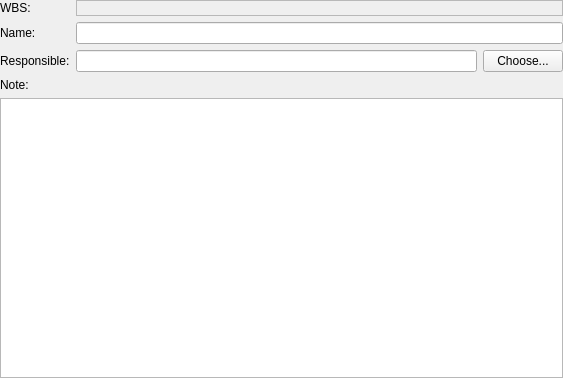
<ui version="4.0" >
 <author>Dag Andersen &lt;danders@get2net.dk></author>
 <class>KPlato::SummaryTaskGeneralPanelBase</class>
 <widget class="QWidget" name="KPlato::SummaryTaskGeneralPanelBase" >
  <property name="geometry" >
   <rect>
    <x>0</x>
    <y>0</y>
    <width>563</width>
    <height>378</height>
   </rect>
  </property>
  <property name="minimumSize" >
   <size>
    <width>400</width>
    <height>0</height>
   </size>
  </property>
  <property name="windowTitle" >
   <string>SummaryTaskGeneralPanelBase</string>
  </property>
  <layout class="QVBoxLayout" name="verticalLayout" >
   <property name="margin" >
    <number>0</number>
   </property>
   <item>
    <layout class="QGridLayout" name="gridLayout" >
     <item row="0" column="0" >
      <widget class="QLabel" name="wbslabel" >
       <property name="toolTip" >
        <string>Work Breakdown Structure</string>
       </property>
       <property name="whatsThis" >
        <string>The Work Breakdown Structure introduces numbering for all tasks in the project, according to the task structure.

The WBS code is auto-generated; simply choose Generate WBS Code from the Tools menu to generate the WBS code for the project.</string>
       </property>
       <property name="text" >
        <string>WBS:</string>
       </property>
       <property name="wordWrap" >
        <bool>false</bool>
       </property>
      </widget>
     </item>
     <item row="0" column="1" >
      <widget class="QLabel" name="wbsfield" >
       <property name="frameShape" >
        <enum>QFrame::StyledPanel</enum>
       </property>
       <property name="frameShadow" >
        <enum>QFrame::Sunken</enum>
       </property>
       <property name="text" >
        <string/>
       </property>
       <property name="wordWrap" >
        <bool>false</bool>
       </property>
      </widget>
     </item>
     <item row="1" column="0" >
      <widget class="QLabel" name="namelabel" >
       <property name="whatsThis" >
        <string>The name of the Task.</string>
       </property>
       <property name="text" >
        <string>Name:</string>
       </property>
       <property name="wordWrap" >
        <bool>false</bool>
       </property>
       <property name="buddy" >
        <cstring>namefield</cstring>
       </property>
      </widget>
     </item>
     <item row="1" column="1" >
      <widget class="KLineEdit" name="namefield" >
       <property name="sizePolicy" >
        <sizepolicy vsizetype="Fixed" hsizetype="Expanding" >
         <horstretch>0</horstretch>
         <verstretch>0</verstretch>
        </sizepolicy>
       </property>
       <property name="focusPolicy" >
        <enum>Qt::WheelFocus</enum>
       </property>
       <property name="whatsThis" >
        <string>The name of the Task.</string>
       </property>
      </widget>
     </item>
     <item row="2" column="0" >
      <widget class="QLabel" name="leaderlabel" >
       <property name="whatsThis" >
        <string>The person responsible for this task.

This is not limited to persons available in a resource group but can be anyone. You can even directly access your address book with the Choose button.</string>
       </property>
       <property name="text" >
        <string>Responsible:</string>
       </property>
       <property name="wordWrap" >
        <bool>false</bool>
       </property>
       <property name="buddy" >
        <cstring>leaderfield</cstring>
       </property>
      </widget>
     </item>
     <item row="2" column="1" >
      <layout class="QHBoxLayout" >
       <property name="spacing" >
        <number>6</number>
       </property>
       <property name="margin" >
        <number>0</number>
       </property>
       <item>
        <widget class="KLineEdit" name="leaderfield" >
         <property name="focusPolicy" >
          <enum>Qt::WheelFocus</enum>
         </property>
         <property name="whatsThis" >
          <string>The person responsible for this task.

This is not limited to persons available in a resource group but can be anyone. You can even directly access your address book with the Choose button.</string>
         </property>
        </widget>
       </item>
       <item>
        <widget class="QPushButton" name="chooseLeader" >
         <property name="toolTip" >
          <string>Insert a person from your address book</string>
         </property>
         <property name="text" >
          <string>Choose...</string>
         </property>
         <property name="shortcut" >
          <string/>
         </property>
        </widget>
       </item>
      </layout>
     </item>
    </layout>
   </item>
   <item>
    <widget class="QLabel" name="descriptionlabell6" >
     <property name="sizePolicy" >
      <sizepolicy vsizetype="Preferred" hsizetype="Fixed" >
       <horstretch>0</horstretch>
       <verstretch>0</verstretch>
      </sizepolicy>
     </property>
     <property name="text" >
      <string>Note:</string>
     </property>
     <property name="wordWrap" >
      <bool>false</bool>
     </property>
     <property name="buddy" >
      <cstring>descriptionfield</cstring>
     </property>
    </widget>
   </item>
   <item>
    <widget class="KTextEdit" name="descriptionfield" />
   </item>
  </layout>
 </widget>
 <layoutdefault spacing="6" margin="11" />
 <pixmapfunction>qPixmapFromMimeSource</pixmapfunction>
 <customwidgets>
  <customwidget>
   <class>KLineEdit</class>
   <extends>QLineEdit</extends>
   <header>klineedit.h</header>
   <container>1</container>
  </customwidget>
  <customwidget>
   <class>KTextEdit</class>
   <extends>QTextEdit</extends>
   <header>ktextedit.h</header>
   <container>1</container>
  </customwidget>
 </customwidgets>
 <tabstops>
  <tabstop>namefield</tabstop>
  <tabstop>leaderfield</tabstop>
  <tabstop>chooseLeader</tabstop>
  <tabstop>descriptionfield</tabstop>
  <tabstop>wbsfield</tabstop>
 </tabstops>
 <includes>
  <include location="local" >klineedit.h</include>
  <include location="local" >ktextedit.h</include>
 </includes>
 <resources/>
 <connections/>
</ui>
